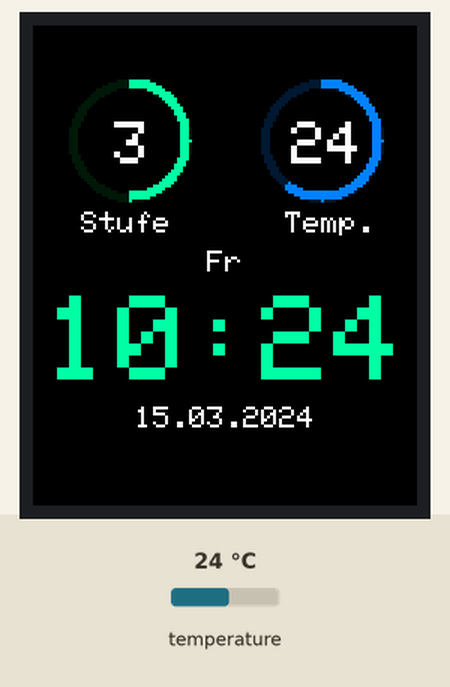
Recording of a sketch running on a simulated Arduino Mega 2560, built with avr-gcc and run on an emulated ATmega2560. On the bench: 128×160 colour display. The test bench sets the inputs (shaded band); at power-on: temperature 24 °C. The local clock reads 2024-03-15 10:24:30 at power-on unless the sketch sets it.

Above: at 1.7 s.
1.8 s: temperature set to 12 °C
At 2.2 s:
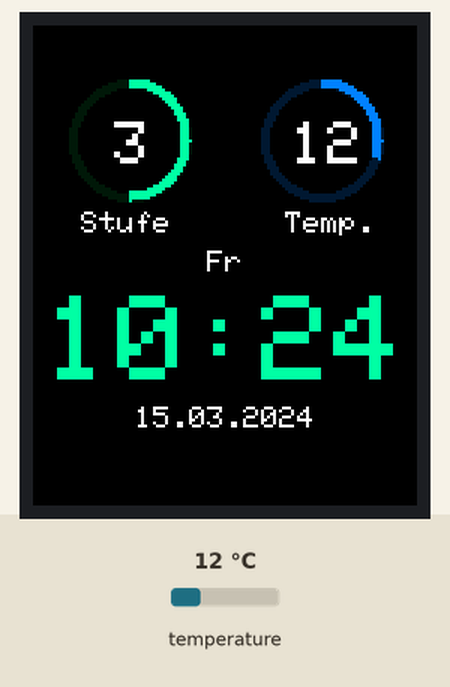
3.4 s: temperature set to 19 °C
At 4.3 s:
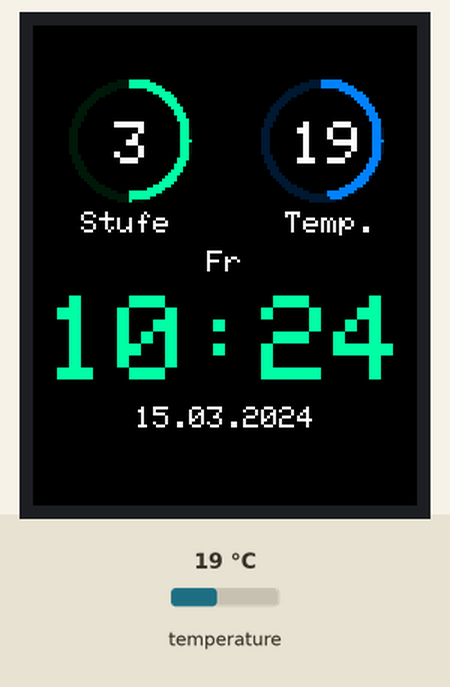
5.0 s: temperature set to 28 °C
At 5.9 s:
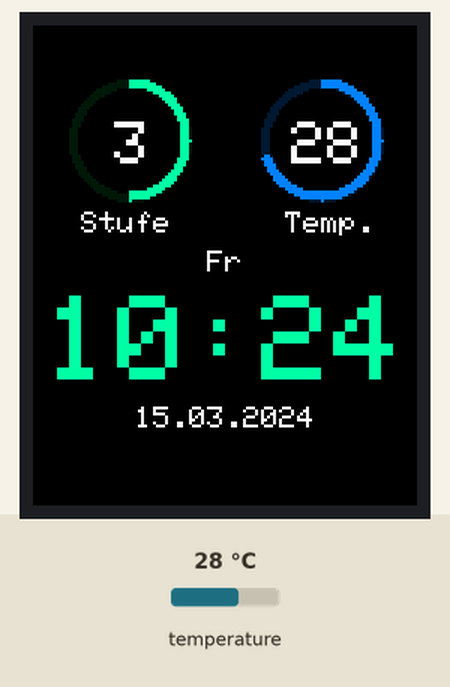
Timing chart, 0 to 8.0 s (numbered marks = the images above; inputs shaded):
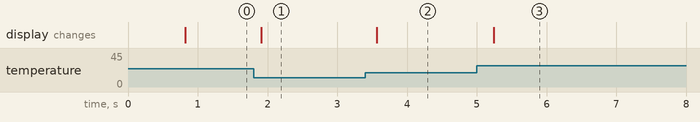

The sketch:

tftUhr.ino
```cpp
#include <Adafruit_GFX.h>
#include <Adafruit_ST7735.h>
#include <Adafruit_ST7789.h>
#include <SPI.h>
#include <Wire.h>
#include <DS3231.h>

//***************Tft-Display***************//
#define TFT_CS    25
#define TFT_RST   23
#define TFT_DC    27
#define TFT_MOSI  29
#define TFT_SCLK  31

Adafruit_ST7735 tft = Adafruit_ST7735(TFT_CS, TFT_DC, TFT_MOSI, TFT_SCLK, TFT_RST);

//***************RealTimeClock***************//
DS3231 myRTC;

bool h12, PM, century;
String wochentag[] {"So", "Mo", "Di", "Mi", "Do", "Fr", "Sa"};


void setup(void) {
  Wire.begin();
  Serial.begin(9600);

  tft.initR(INITR_GREENTAB);

  drawStaticUserInterface();

}

void loop() {
  updateDynamicUserInterface(1000);
}

// Kreis-Zeichenfunktion
void drawArc(int x, int y, int r, int startAngle, int endAngle, int thickness, uint16_t color) {
  for (int angle = startAngle - 90; angle <= endAngle - 90; angle++) {
    float rad = angle * 3.14159 / 180.0;
    for (int t = 0; t < thickness; t++) {
      int px = x + (r - t) * cos(rad);
      int py = y + (r - t) * sin(rad);
      tft.drawPixel(px, py, color);
    }
  }
}

//Zeichnet statische Anzeige beim Start
void drawStaticUserInterface() {
  tft.fillScreen(ST77XX_BLACK); //Displayinhalt löschen


  tft.setTextColor(tft.color565(0, 255, 165));
  tft.setTextSize(4);

  //Uhrzeit berechnen & anzeigen
  byte hour = myRTC.getHour(h12, PM); //aktuelle Uhzeit hohlen
  byte minute = myRTC.getMinute();
  String uhrTxt = (hour < 10 ? "0" : "") + String(hour) + ":" +   //aktuelle uhrzeit als String speichern
                  (minute < 10 ? "0" : "") + String(minute);

  const char* uhrTxtC = uhrTxt.c_str(); //Arduino-String wird in C-String umgewandelt

  int16_t _uhrX, _uhrY; //soll x + y Position des textes speichern
  uint16_t uhrW, uhrH;  //soll breite und höhe des textes

  tft.getTextBounds(uhrTxtC, 0, 0, &_uhrX, &_uhrY, &uhrW, &uhrH); //hier wird die breite, höhe und x + y position
                                                                  //der linkeren oberen ecke des Tetxes in verschiedenen Variablen gespeichert

  int16_t uhrX = (128 - uhrW) / 2 - _uhrX + 3;    //x Position ausrechen, an dem der Text zentriert ist
  int16_t uhrY = (160 - uhrH) / 2 - _uhrY + 26;   //y Position ausrechen, an dem der Text zentriert ist und von der Mitte um 26 pixel nach unten verschieben

  tft.setCursor(uhrX, uhrY);  //Uhrzeit auf Display zeichnen
  tft.print(uhrTxtC);         //


  // Datum anzeigen
  byte day = myRTC.getDate();           //Aktueller Tag, Monat und Jahr in Variablen speichern
  byte month = myRTC.getMonth(century); //
  byte year = myRTC.getYear();          //
  String dateTxt = (day < 10 ? "0" : "") + String(day) + "." +                          //
                   (month < 10 ? "0" : "") + String(month) + "." + "20" + String(year); //Datum zusammengesetzt als String speichern

  const char* dateTxtC = dateTxt.c_str();   //Datum als C-String speichern

  tft.setTextColor(tft.color565(255, 255, 255));  //Textfarbe auf Weiß setzen
  tft.setTextSize(1); //Größe des textes festlegen

  int16_t _dateX, _dateY; //soll x + y Position des textes speichern
  uint16_t dateW, dateH;  //soll breite und höhe des textes

  tft.getTextBounds(dateTxtC, 0, 0, &_dateX, &_dateY, &dateW, &dateH); //hier wird die breite, höhe und x + y position
                                                                       //der linkeren oberen ecke des Tetxes in verschiedenen Variablen gespeichert

  int16_t dateX = (128 - dateW) / 2 - _dateX; //Mitte herausfinden
  int16_t dateY = uhrY + uhrH + 5;  //Position 5px unter der Uhrzeit

  tft.setCursor(dateX, dateY);  //Datum auf Display zeichen
  tft.print(dateTxtC);          //


  //Wochentag
  tft.setTextColor(tft.color565(255, 255, 255));  //Textfarbe festlegen
  tft.setTextSize(1);                             //Textgröße festlegen

  String DowTxt = wochentag[myRTC.getDoW()]; //aktuellen Wochentag abfragen und dessen abkürzung in einem String speichern

  int16_t _DowX, _DowY;
  uint16_t DowW, DowH;

  const char* DowTxtC = DowTxt.c_str();

  tft.getTextBounds(DowTxtC, 0, 0, &_DowX, &_DowY, &DowW, &DowH);

  int16_t DowX = (128 - DowW) / 2 - _DowX;
  int16_t DowY = uhrY - 15;

  tft.setCursor(DowX, DowY);  //
  tft.print(DowTxtC);         //Wochentag auf dem Display anzeigen


  //**Kreise**/
  tft.setTextSize(2);
  int16_t circleR = 20;

  //Stufe
  tft.fillCircle(32, 38, circleR, tft.color565(3, 26, 12));   //dunkelgrüner Kreis mit einem Radius von 20px zeichen
  tft.fillCircle(32, 38, circleR - 3, tft.color565(0, 0, 0)); //Schwarzen Kreis mit einem Radius von 17px an der gleichen stelle zeichnen,
                                                              //um einen Ring von 3px zu zeichenn

  drawArc(32, 38, circleR, 0, 180, 3, tft.color565(0, 255, 165)); //Laufring zeichnen

  tft.setCursor(27, 32);  //Text mittig im Kreis ausrichten
  tft.println("3"); //Stufe zeichen

  tft.setTextColor(ST77XX_WHITE); //Text "Stufe" unter dem Kreis zeichen
  tft.setTextSize(1);             //
  tft.setCursor(16, 62);          //
  tft.print("Stufe");             //

  // Rechts
  tft.fillCircle(96, 38, circleR, tft.color565(0, 25, 50));   //dunkelorangen Kreis mit einem Radius von 20px zeichen
  tft.fillCircle(96, 38, circleR - 3, tft.color565(0, 0, 0)); //Schwarzen Kreis mit einem Radius von 17px an der gleichen stelle zeichnen,
                                                              //um einen Ring von 3px zu zeichenn

  drawArc(96, 38, circleR, 0, 250, 3, tft.color565(0, 128, 255)); //Laufring zeichnen

  tft.setCursor(86, 32); //Text mittig im Kreis ausrichten
  tft.println("00"); //Platzhalter für die Temperatur zeichnen (später Variable)

  tft.setTextColor(ST77XX_WHITE); //Text "Temp." unter dem Kreis zeichen
  tft.setTextSize(1);             //
  tft.setCursor(84, 62);          //
  tft.print("Temp.");             //
}

void updateDynamicUserInterface(int delayMs) {
  static String lastTime = "";
  static byte lastTemp = "";
  static int32_t lastDelay = millis();

  if(!(millis() - lastDelay) >= delayMs) return;

  byte hour = myRTC.getHour(h12, PM);   //Aktuelle Stunde abfragen
  byte minute = myRTC.getMinute();  //Aktuelle Minute abfragen
  byte temp = myRTC.getTemperature(); //Aktuelle Temperatur abfragen

  String uhrTxt = (hour < 10 ? "0" : "") + String(hour) + ":" +
                  (minute < 10 ? "0" : "") + String(minute);

  if(uhrTxt != lastTime) {
    lastTime = uhrTxt;


    // Hintergrundfläche für Uhrzeit löschen
    tft.fillRect(0, 85, 128, 35, ST77XX_BLACK);

    tft.setTextColor(tft.color565(0, 255, 165));
    tft.setTextSize(4);

    const char* uhrTxtC = uhrTxt.c_str();
    int16_t _uhrX, _uhrY;
    uint16_t uhrW, uhrH;
    tft.getTextBounds(uhrTxtC, 0, 0, &_uhrX, &_uhrY, &uhrW, &uhrH);
    int16_t uhrX = (128 - uhrW) / 2 - _uhrX;
    int16_t uhrY = (160 - uhrH) / 2 - _uhrY + 26;
    tft.setCursor(uhrX, uhrY);
    tft.print(uhrTxtC);

  } else if(abs(temp - lastTemp) > 1) {
    lastTemp = temp;
    float minTemp = 0;
    float maxTemp = 40;
    float winkelF = map(temp, minTemp, maxTemp, 0, 360);
    int winkel = constrain(round(winkelF), 0, 360);

    tft.fillRect(76, 18, 2*20, 2*20, ST7735_BLACK);
    tft.fillCircle(96, 38, 20, tft.color565(0, 25, 50));
    tft.fillCircle(96, 38, 20 - 3, tft.color565(0, 0, 0));
    drawArc(96, 38, 20, 0, winkel, 3, tft.color565(0, 128, 255));
    tft.setTextSize(2);
    tft.setTextColor(tft.color565(255, 255, 255));
    tft.setCursor(86, 32);
    tft.println(temp);
  }

  lastDelay = millis();
}
```

Measured:
- after the input at 1.8 s, the display: changes after 0.11 s (image 1)
- after the input at 3.4 s, the display: changes after 0.17 s (image 2)
- after the input at 5.0 s, the display: changes after 0.24 s (image 3)
